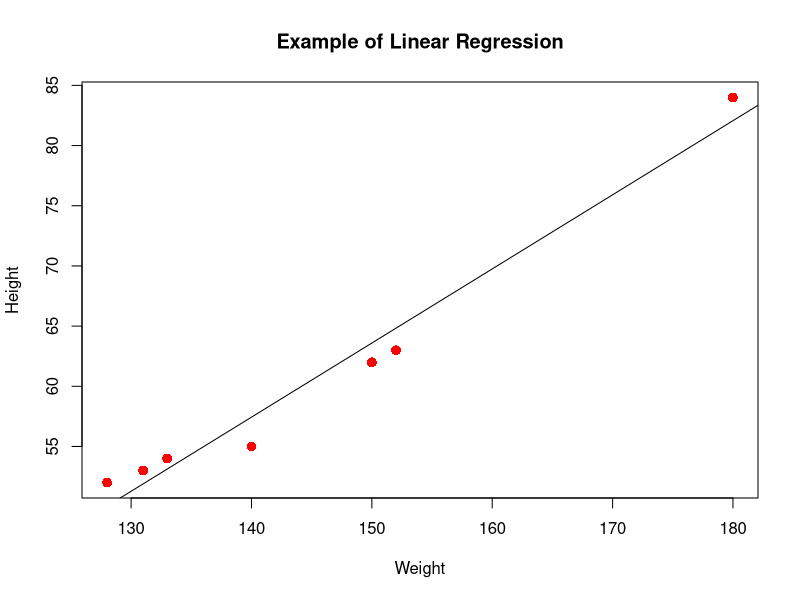

Here is the R script that generated this plot:
weight <-c (150,180,140,128,133,152,131)
height <-c (62,84,55,52,54,63,53)
model <- lm (height ~ weight)
print (model)


test <- data.frame (weight = 165)
result <- predict (model , test)
print (result)

plot ( weight, height, col = "red", main = "Example of Linear Regression" , abline (lm(height~weight)), cex = 1.3, pch = 16, xlab = "Weight" , ylab = "Height")
